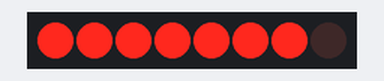
A sketch run on a simulated Arduino Uno, built with avr-gcc and run on an emulated ATmega328P. Parts: 8 shift-register outputs drawn as a row of LEDs (first output left, lit = HIGH). Wiring (inferred from the names in the program): shift register (74HC595): data pin 3; shift clock pin 2; latch pin 1. Wiring (inferred from the signals the program sends): row of LEDs: on Q0, Q1, Q2, Q3, Q4, Q5, Q6, Q7.

Above: at 0.5 s.
At 1.5 s:
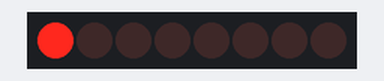
At 3.5 s:
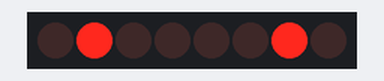
At 6.5 s:
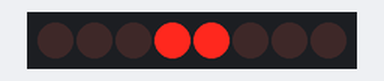
At 9.5 s:
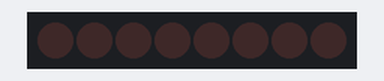
At 13.5 s:
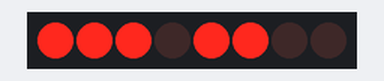
Timing chart, 0 to 14.3 s (numbered marks = the images above):
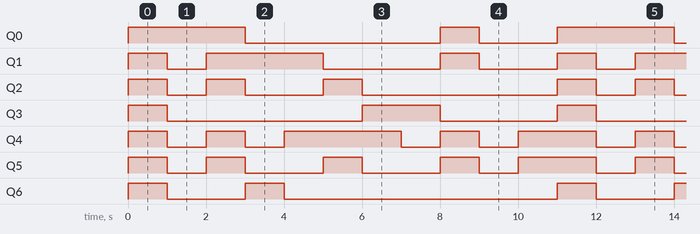

Measured:
- by itself, Q0: repeats every 11.0 s: LOW 5.0 s, HIGH 1.0 s, LOW 2.0 s, HIGH 3.0 s
- by itself, Q1: repeats every 11.0 s: LOW 1.0 s, HIGH 3.0 s, LOW 3.0 s, HIGH 1.0 s, LOW 2.0 s, HIGH 1.0 s
- by itself, Q2: repeats every 11.0 s: LOW 1.0 s, HIGH 1.0 s, LOW 2.0 s, HIGH 1.0 s, LOW 5.0 s, HIGH 1.0 s
- by itself, Q3: repeats every 11.0 s: LOW 5.0 s, HIGH 2.0 s, LOW 3.0 s, HIGH 1.0 s
- by itself, Q4: repeats every 11.0 s: LOW 1.0 s, HIGH 1.0 s, LOW 1.0 s, HIGH 3.0 s, LOW 1.0 s, HIGH 1.0 s, LOW 1.0 s, HIGH 2.0 s
- by itself, Q5: repeats every 11.0 s: LOW 1.0 s, 2 × (HIGH 1.0 s, LOW 2.0 s), HIGH 1.0 s, LOW 1.0 s, HIGH 2.0 s
- by itself, Q6: repeats every 11.0 s: LOW 2.0 s, HIGH 1.0 s, LOW 7.0 s, HIGH 1.0 s

The sketch:

shiftregister.ino
```cpp
//Pin connection to the Arduino
int latch_pin = 1;
int clock_pin = 2;
int data_pin = 3;

//The array has thebinary representation of the 10 digits to be displayed
int dec[11] = {0,126,72,61,109,75,103,119,76,127,79};

void setup() {
  pinMode(latch_pin,OUTPUT);
  pinMode(clock_pin,OUTPUT);
  pinMode(data_pin,OUTPUT);
}

void loop() {
  //Declaring some variables that will be used later
  int count;
  int display_number;

  //Looping through the 10 numbers to be displayed
  for (count = 0; count<11; count++){
    //Latch pin is low so the display will not fluctuate
    digitalWrite(latch_pin,LOW);
    //We found the number we want to display
    display_number = 127 - dec[count];

    //This function shifts the 8-bit information into the shift register
    shiftOut(data_pin,clock_pin, MSBFIRST,display_number);
    //And when the latch pin is high, the new 8-bit info will be displayed
    digitalWrite(latch_pin, HIGH);
    delay(1000);
  }
}
```
